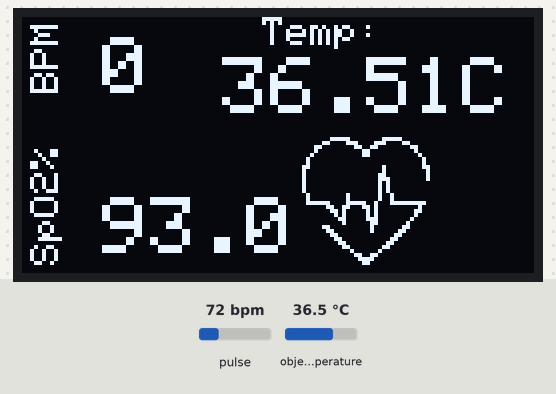
Bench run of a sketch on a simulated Arduino Uno, built with avr-gcc and run on an emulated ATmega328P. Parts: 128×64 one-colour display. The inputs (shaded band) are chosen by the test bench; at power-on: pulse 72 bpm, object temperature 36.5 °C.

Above: at 5.1 s.
5.3 s: pulse set to 130 bpm
At 5.81 s:
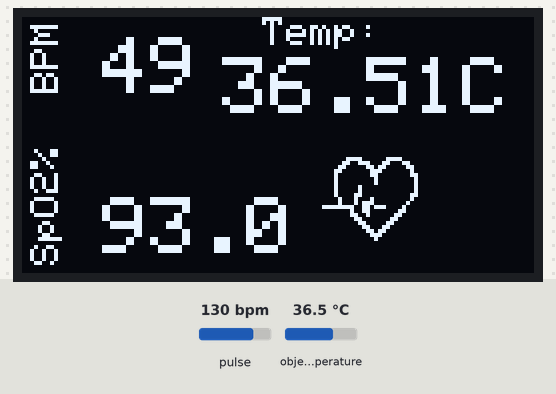
7.1 s: pulse set to 42 bpm
At 8.9 s:
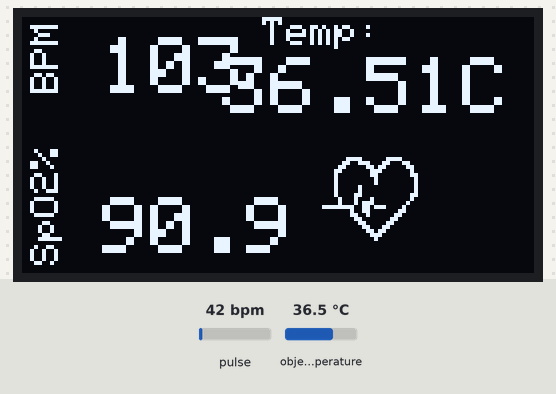
9.9 s: object temperature set to 20 °C
At 10.9 s:
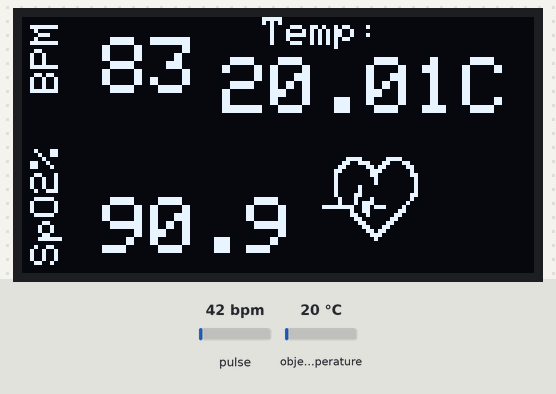
12.8 s: pulse set to 158 bpm
At 13.42 s:
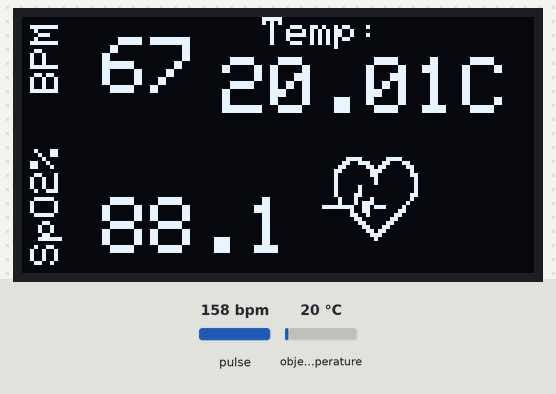
Timing chart, 0 to 15.7 s (numbered marks = the images above; inputs shaded):
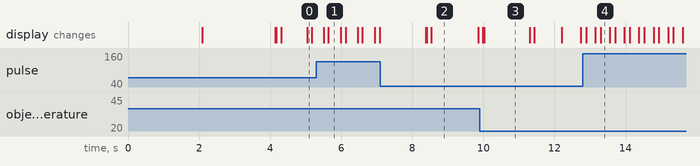

Measured:
- what the display in image 2 shows lasts 1.4 s, from 8.5 s to 9.9 s

The sketch:

without_GPS.ino
```cpp
#include <Adafruit_GFX.h>// Biblioteca principal para todas las pantallas adrafruit
#include <Adafruit_SSD1306.h>
#include <Wire.h>
#include "MAX30105.h"
#include "heartRate.h"

///**************************
#include <Adafruit_MLX90614.h>

// sensor de temperatura corporal y ambiental
Adafruit_MLX90614 mlx = Adafruit_MLX90614();

//Display
Adafruit_SSD1306 display = Adafruit_SSD1306(128, 64, &Wire);
// SENSOR de ritmo cardiaco
MAX30105 particleSensor;
//************************************


//Constante BEAT
const byte RATE_SIZE = 4;
byte rates[RATE_SIZE];
byte rateSpot = 0;
long lastBeat = 0;
float beatsPerMinute;
int beatAvg;
//Constante SPO
double avered = 0; double aveir = 0;
double sumirrms = 0;
double sumredrms = 0;
int i = 0;
int Num = 100;
//Hay que ir configurando Estos Valores
double ESpO2 = 93.0; // Valor inicial de la SpO2 estimada
double FSpO2 = 0.7; // Factor de filtro para la SpO2 estimada
double frate = 0.95; // Filtro de paso bajo para valor de LED IR / Rojo para eliminar el componente de CA


static const unsigned char PROGMEM logo2_bmp[] =
{ 0x03, 0xC0, 0xF0, 0x06, 0x71, 0x8C, 0x0C, 0x1B, 0x06, 0x18, 0x0E, 0x02, 0x10, 0x0C, 0x03, 0x10,              //Logo2 and Logo3 are two bmp pictures that display on the OLED if called
0x04, 0x01, 0x10, 0x04, 0x01, 0x10, 0x40, 0x01, 0x10, 0x40, 0x01, 0x10, 0xC0, 0x03, 0x08, 0x88,
0x02, 0x08, 0xB8, 0x04, 0xFF, 0x37, 0x08, 0x01, 0x30, 0x18, 0x01, 0x90, 0x30, 0x00, 0xC0, 0x60,
0x00, 0x60, 0xC0, 0x00, 0x31, 0x80, 0x00, 0x1B, 0x00, 0x00, 0x0E, 0x00, 0x00, 0x04, 0x00,  };

static const unsigned char PROGMEM logo3_bmp[] =
{ 0x01, 0xF0, 0x0F, 0x80, 0x06, 0x1C, 0x38, 0x60, 0x18, 0x06, 0x60, 0x18, 0x10, 0x01, 0x80, 0x08,
0x20, 0x01, 0x80, 0x04, 0x40, 0x00, 0x00, 0x02, 0x40, 0x00, 0x00, 0x02, 0xC0, 0x00, 0x08, 0x03,
0x80, 0x00, 0x08, 0x01, 0x80, 0x00, 0x18, 0x01, 0x80, 0x00, 0x1C, 0x01, 0x80, 0x00, 0x14, 0x00,
0x80, 0x00, 0x14, 0x00, 0x80, 0x00, 0x14, 0x00, 0x40, 0x10, 0x12, 0x00, 0x40, 0x10, 0x12, 0x00,
0x7E, 0x1F, 0x23, 0xFE, 0x03, 0x31, 0xA0, 0x04, 0x01, 0xA0, 0xA0, 0x0C, 0x00, 0xA0, 0xA0, 0x08,
0x00, 0x60, 0xE0, 0x10, 0x00, 0x20, 0x60, 0x20, 0x06, 0x00, 0x40, 0x60, 0x03, 0x00, 0x40, 0xC0,
0x01, 0x80, 0x01, 0x80, 0x00, 0xC0, 0x03, 0x00, 0x00, 0x60, 0x06, 0x00, 0x00, 0x30, 0x0C, 0x00,
0x00, 0x08, 0x10, 0x00, 0x00, 0x06, 0x60, 0x00, 0x00, 0x03, 0xC0, 0x00, 0x00, 0x01, 0x80, 0x00  };

void setup() {

  display.begin(SSD1306_SWITCHCAPVCC, 0x3C);
  display.setTextSize(2);
  display.setTextColor(SSD1306_WHITE);

  //************************************
mlx.begin(); //Se inicia el sensor
//************************************
//particleSensor.enableDIETEMPRDY(); //Enable the temp ready interrupt. This is required.
  // BPM
  particleSensor.begin(Wire, I2C_SPEED_FAST);
  particleSensor.setup();
  particleSensor.setPulseAmplitudeRed(0x0A);
  particleSensor.setPulseAmplitudeGreen(0);


  display.clearDisplay();
  display.setCursor(35,10);
  display.print("ITTG");
  display.setTextSize(1);
  display.setCursor(10,40);
  display.print("Balamsemiconductor");
  display.display();
  delay(2000);

   display.clearDisplay();
  display.setCursor(10,20);
  display.print("Inicializando el ");
  display.setCursor(20,40);
  display.print("Sistema....");
  display.display();
  delay(2000);


  }


void loop() {


  uint32_t ir, red, green;
  double fred, fir;
  double SpO2 = 0;
  float temp_corp = mlx.readObjectTempC();
  long irValue = particleSensor.getIR();

  //***********************************************************************
  particleSensor.check();
  while(particleSensor.available()) {

    //Lecturas SPO
    ir = particleSensor.getFIFORed();
    red = particleSensor.getFIFOIR();
    i++;
    fred = (double)red;
    fir = (double)ir;
    avered = avered*frate+(double)red*(1.0 - frate);
    aveir = aveir*frate+(double)ir*(1.0 - frate);
    sumredrms += (fred - avered)*(fred - avered);
    sumirrms += (fir - aveir)*(fir - aveir);

    //Calculo SPO2
    if((i % Num) == 0)
    { double R = (sqrt(sumredrms)/avered) / (sqrt(sumirrms) / aveir);
      SpO2 = -23.3*(R - 0.4) + 100;
      ESpO2 = FSpO2 * ESpO2 + (1.0 - FSpO2) * SpO2;
      sumredrms = 0.0; sumirrms = 0.0; i = 0;
      break;  }
    particleSensor.nextSample();


  if(irValue > 7000){                                           //If a finger is detected
     //Pantalla
     //float temperature = particleSensor.readTemperature();
     display.clearDisplay();
       display.setTextSize(2); //Clear the display
       display.drawBitmap(75, 35, logo2_bmp, 24, 21, WHITE);
       display.setTextSize(1);                                   //Near it display the average BPM you can display the BPM if you want
       display.setTextColor(WHITE);
       display.setCursor(45,2);
       display.setRotation(3);
       display.println("BPM");
       display.setRotation(0);
       display.setTextSize(2);
       display.setCursor(20,5);
       display.println(beatAvg);
       display.setCursor(60,0);
       display.setTextSize(1);
       display.println("Temp:");
       display.setCursor(50,10);
       display.setTextSize(2);
       display.println(temp_corp);
       display.setCursor(110,10);
       display.print("C");

       display.setTextSize(1);                                   //Near it display the average BPM you can display the BPM if you want
       display.setTextColor(WHITE);
       display.setRotation(3);
       display.setCursor(2,2);
       display.println("SpO2%");
       display.setTextSize(2);
       display.setRotation(0);
       display.setCursor(20,45);
       display.println(ESpO2,1);
       display.display();

  if (checkForBeat(irValue) == true)                        //If a heart beat is detected
  {

    display.clearDisplay();
    display.setTextSize(2);
    display.drawBitmap(70, 30, logo3_bmp, 32, 32, WHITE);
       display.setTextSize(1);                                   //Near it display the average BPM you can display the BPM if you want
       display.setTextColor(WHITE);
       display.setRotation(3);
       display.setCursor(45,2);
       display.println("BPM");
       display.setRotation(0);
       display.setTextSize(2);
       display.setCursor(20,5);
       display.println(beatAvg);
       display.setCursor(60,0);
       display.setTextSize(1);
       display.println("Temp:");
       display.setCursor(50,10);
       display.setTextSize(2);
       display.println(temp_corp);
       display.setCursor(110,10);
       display.print("C");

       display.setTextSize(1);                                   //Near it display the average BPM you can display the BPM if you want
       display.setTextColor(WHITE);
       display.setCursor(2,2);
       display.setRotation(3);
       display.println("SpO2%");
       display.setTextSize(2);
       display.setRotation(0);
       display.setCursor(20,45);
       display.println(ESpO2,1);

       display.display();
       delay(100);


                                             //Deactivate the buzzer to have the effect of a "bip"
    //We sensed a beat!
    long delta = millis() - lastBeat;                   //Measure duration between two beats
    lastBeat = millis();

    beatsPerMinute = 60 / (delta / 1000.0);           //Calculating the BPM

    if (beatsPerMinute < 255 && beatsPerMinute > 20)               //To calculate the average we strore some values (4) then do some math to calculate the average
    {
      rates[rateSpot++] = (byte)beatsPerMinute; //Store this reading in the array
      rateSpot %= RATE_SIZE; //Wrap variable

      //Take average of readings
      beatAvg = 0;
      for (byte x = 0 ; x < RATE_SIZE ; x++)
        beatAvg += rates[x];
      beatAvg /= RATE_SIZE;
    }
  }

}

  if (irValue < 7000){       //If no finger is detected it inform the user and put the average BPM to 0 or it will be stored for the next measure
     beatAvg=0;
     display.clearDisplay();
     display.setTextSize(2);
     display.setTextColor(WHITE);
     display.setCursor(15,5);
     display.println("Por favor ");
     display.setCursor(25,25);
      display.println("coloque ");
     display.setCursor(20,45);
     display.println("EL DEDAL ");
     display.display();
     noTone(3);
     }

}
 //***********************************************************************

}
```
